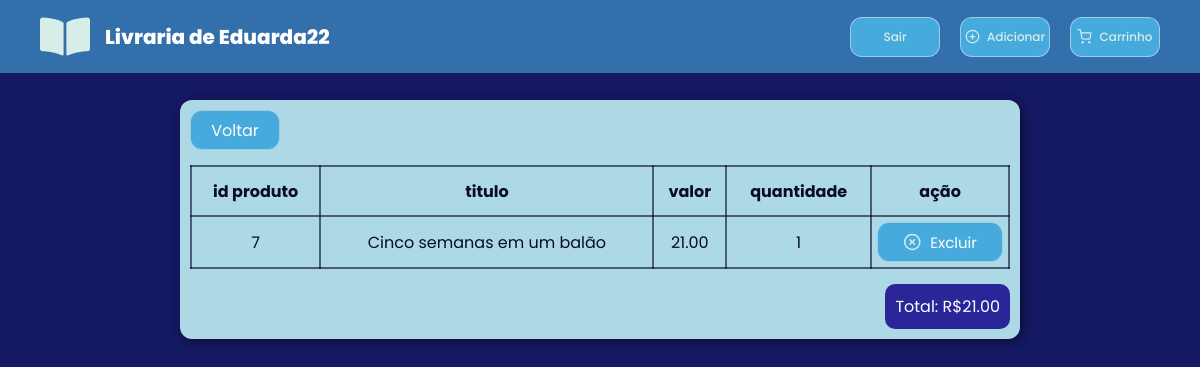
Page /carrinho.php (signed in) on the committed database.
### tables this page shows
CREATE TABLE `carrinho` (
  `id_item` int(11) NOT NULL,
  `id_produto` int(11) NOT NULL,
  `valor` decimal(8,2) NOT NULL,
  `quant` int(11) NOT NULL,
  `nome_produto` varchar(100) NOT NULL,
  `id_user` int(11) NOT NULL
);

### carrinho.php (the view, shortened to what this page needs)
<?php
    require 'conexao.php';
?>
<!DOCTYPE html>
<html lang="pt-br">
<head>
    <link rel="stylesheet" href="styles/carrinho.css">
</head>
<body>
    <?php
        include 'header.php';
    ?>
    <main>
        <a href="index.php" class="voltar">Voltar</a>
        <table>
            <thead>
                <tr>
                    <th>id produto</th>
                    <th>titulo</th>
                    <th>valor</th>
                    <th>quantidade</th>
                    <th>ação</th>
                </tr>
            </thead>
            <tbody>
                <?php
                    $senha = $_SESSION['senha'];
                    $user = $_SESSION['login'];
                    $sql = "SELECT ID_USER FROM USUARIOS WHERE NOME = '$user' AND SENHA = '$senha'";
                    $query = mysqli_query($conexao, $sql);
                    $usuario = mysqli_fetch_array($query);
                    $userID = $usuario['ID_USER'];
                    $sql = "SELECT * FROM carrinho WHERE id_user = '$userID'";
                    $itens = mysqli_query($conexao, $sql);
                    if(mysqli_num_rows($itens) > 0) {
                        foreach($itens as $item) {
                ?>
                <tr>
                    <td><?= $item['id_produto'] ?></td>
                    <td><?= $item['nome_produto'] ?></td>
                    <td><?= $item['valor'] ?></td>
                    <td><?= $item['quant'] ?></td>
                    <td>
                        <form action="acoes.php" method="POST" style="padding: 0;">
                            <button type="submit" name="delete_cart_item" value="<?=$item['id_item']?>"> <img src="img/deletar.svg" alt="excluir" class="delete-img"> Excluir</button>
                        </form>
                    </td>
                </tr>
                <?php
                        }
                    } else {
                        echo "<h5>Nenhum livro encontrado.</h5>";
                    }
                ?>
            </tbody>
        </table>
        <div class="total">
            <?php
                $sql = "SELECT SUM(valor) as total FROM carrinho WHERE id_user = '$userID'";
                $query = mysqli_query($conexao, $sql);
                $total = mysqli_fetch_array($query);
            ?>
            <p class="total-text">Total: R$<?= $total['total'] ?? 0.00 ?></p>
        </div>
    </main>
</body>
</html>

### styles/carrinho.css (style rules this page uses)
* { padding: 0; margin: 0; box-sizing: border-box; }
body { background-color: #151862; }
body main { position: relative; top: 100px; background-color: lightblue; display: flex; flex-direction: column; gap: 15px; width: 70%; margin: auto; padding: 10px; border-radius: 12px; box-shadow: 2px 2px 10px rgba(0, 0, 0, 0.4862745098); z-index: 1; }
body main .voltar { display: flex; width: 90px; height: 40px; padding: 13px 8px; justify-content: center; align-items: center; gap: 8px; flex-shrink: 0; border-radius: 12px; border: 1px solid rgba(245, 245, 245, 0.4862745098); background: #46AADD; text-decoration: none; color: white; font-family: "Poppins", sans-serif; }
body main table { border-collapse: collapse; font-family: "Poppins", sans-serif; width: 100%; color: #0A0B2B; }
body main table td, body main table th { border: 2px solid rgba(10, 11, 43, 0.5960784314); padding: 5px; height: 50px; text-align: center; }
body main table button { display: flex; width: 100%; height: 40px; padding: 13px 8px; justify-content: center; align-items: center; gap: 8px; flex-shrink: 0; border-radius: 12px; border: 1px solid rgba(245, 245, 245, 0.4862745098); background: #46AADD; text-decoration: none; color: white; font-size: 15px; font-family: "Poppins", sans-serif; }
body main table button .delete-img { width: 19px; }
body main .total { display: flex; align-self: flex-end; background-color: #2B2698; padding: 10px; font-family: "Poppins", sans-serif; color: white; border-radius: 10px; }

### styles/header.css (style rules this page uses)
* { padding: 0; margin: 0; box-sizing: border-box; }

### rows in the picture
carrinho: id_produto "7", nome_produto "Cinco semanas em um balão", valor "21.00", quant "1", $item['id_item'] 26 (drawn)

### other values in the picture
$logado "Eduarda22"
$total['total'] "21.00"
